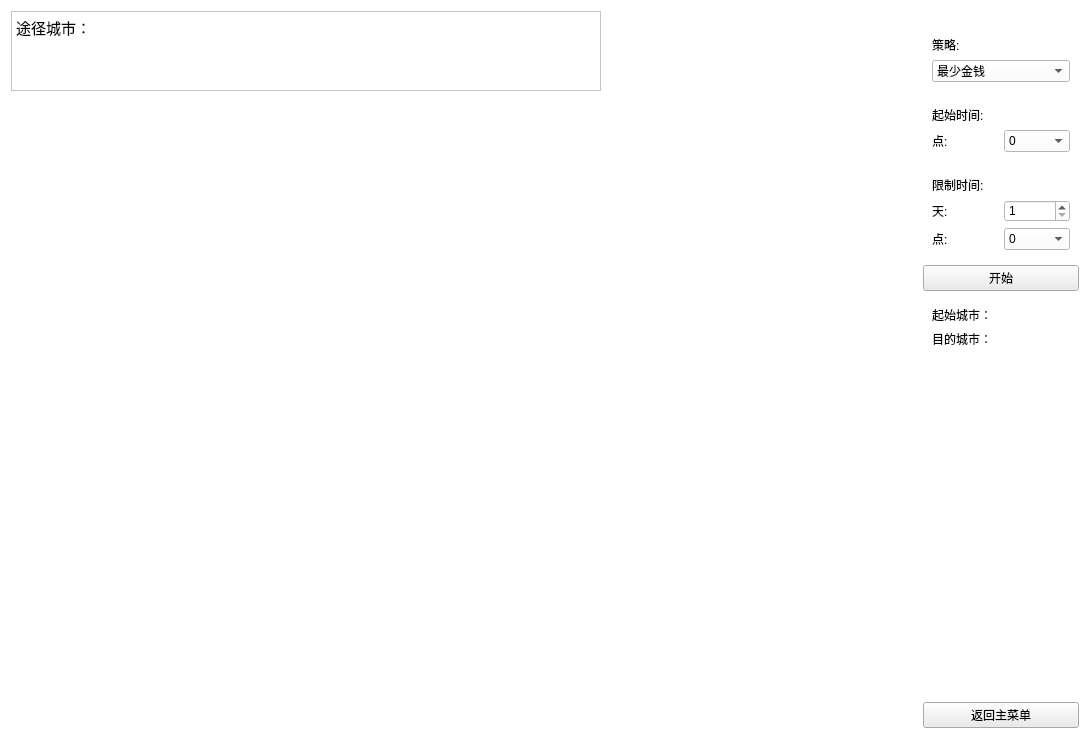
     <widget class="QWidget" name="OrderPage">
      <property name="styleSheet">
       <string notr="true">background-color: rgb(255, 255, 255);
</string>
      </property>
      <layout class="QGridLayout" name="gridLayout_12">
       <item row="6" column="2">
        <spacer name="verticalSpacer_3">
         <property name="orientation">
          <enum>Qt::Vertical</enum>
         </property>
         <property name="sizeHint" stdset="0">
          <size>
           <width>20</width>
           <height>333</height>
          </size>
         </property>
        </spacer>
       </item>
       <item row="1" column="1" rowspan="7">
        <widget class="MyLabel" name="MapLabel">
         <property name="sizePolicy">
          <sizepolicy hsizetype="Preferred" vsizetype="Preferred">
           <horstretch>0</horstretch>
           <verstretch>0</verstretch>
          </sizepolicy>
         </property>
         <property name="minimumSize">
          <size>
           <width>900</width>
           <height>650</height>
          </size>
         </property>
         <property name="maximumSize">
          <size>
           <width>1920</width>
           <height>1080</height>
          </size>
         </property>
         <property name="mouseTracking">
          <bool>true</bool>
         </property>
         <property name="toolTipDuration">
          <number>2000</number>
         </property>
         <property name="autoFillBackground">
          <bool>false</bool>
         </property>
         <property name="styleSheet">
          <string notr="true">background-color: transparent;</string>
         </property>
         <property name="text">
          <string/>
         </property>
         <property name="textFormat">
          <enum>Qt::AutoText</enum>
         </property>
         <property name="pixmap">
          <pixmap resource="../material/material.qrc">:/image/map.png</pixmap>
         </property>
         <property name="scaledContents">
          <bool>true</bool>
         </property>
         <property name="alignment">
          <set>Qt::AlignLeading|Qt::AlignLeft|Qt::AlignVCenter</set>
         </property>
        </widget>
       </item>
       <item row="7" column="2">
        <widget class="QPushButton" name="OrderPageToMenuButton">
         <property name="styleSheet">
          <string notr="true">background-color: rgb(235, 235, 235);
border-color: rgb(0, 0, 0);</string>
         </property>
         <property name="text">
          <string>返回主菜单</string>
         </property>
        </widget>
       </item>
       <item row="0" column="0" rowspan="2" colspan="2">
        <widget class="QTextBrowser" name="transfercityBrowser">
         <property name="sizePolicy">
          <sizepolicy hsizetype="Fixed" vsizetype="Fixed">
           <horstretch>0</horstretch>
           <verstretch>0</verstretch>
          </sizepolicy>
         </property>
         <property name="minimumSize">
          <size>
           <width>590</width>
           <height>80</height>
          </size>
         </property>
         <property name="maximumSize">
          <size>
           <width>590</width>
           <height>80</height>
          </size>
         </property>
         <property name="html">
          <string>&lt;!DOCTYPE HTML PUBLIC &quot;-//W3C//DTD HTML 4.0//EN&quot; &quot;http://www.w3.org/TR/REC-html40/strict.dtd&quot;&gt;
&lt;html&gt;&lt;head&gt;&lt;meta name=&quot;qrichtext&quot; content=&quot;1&quot; /&gt;&lt;style type=&quot;text/css&quot;&gt;
p, li { white-space: pre-wrap; }
&lt;/style&gt;&lt;/head&gt;&lt;body style=&quot; font-family:'Microsoft YaHei UI'; font-size:11pt; font-weight:400; font-style:normal;&quot;&gt;
&lt;p style=&quot; margin-top:0px; margin-bottom:0px; margin-left:0px; margin-right:0px; -qt-block-indent:0; text-indent:0px;&quot;&gt;途径城市：&lt;/p&gt;&lt;/body&gt;&lt;/html&gt;</string>
         </property>
        </widget>
       </item>
       <item row="4" column="2">
        <widget class="QPushButton" name="OrderPathButton">
         <property name="styleSheet">
          <string notr="true">background-color: rgb(235, 235, 235);
border-color: rgb(0, 0, 0);</string>
         </property>
         <property name="text">
          <string>开始</string>
         </property>
        </widget>
       </item>
       <item row="1" column="2">
        <widget class="QWidget" name="strategy_widget" native="true">
         <property name="styleSheet">
          <string notr="true"/>
         </property>
         <layout class="QVBoxLayout" name="verticalLayout_3">
          <item>
           <widget class="QLabel" name="strategy_label">
            <property name="text">
             <string>策略:</string>
            </property>
           </widget>
          </item>
          <item>
           <widget class="QComboBox" name="strategy_comboBox">
            <property name="styleSheet">
             <string notr="true">background-color: rgb(253, 253, 253);
border-color: rgb(0, 0, 0);</string>
            </property>
            <item>
             <property name="text">
              <string>最少金钱</string>
             </property>
            </item>
            <item>
             <property name="text">
              <string>最少时间</string>
             </property>
            </item>
            <item>
             <property name="text">
              <string>限制时间内最少金钱</string>
             </property>
            </item>
           </widget>
          </item>
         </layout>
        </widget>
       </item>
       <item row="3" column="2">
        <widget class="QWidget" name="limit_time_widget" native="true">
         <property name="styleSheet">
          <string notr="true"/>
         </property>
         <layout class="QGridLayout" name="gridLayout">
          <item row="0" column="0" colspan="2">
           <widget class="QLabel" name="limit_time_label">
            <property name="text">
             <string>限制时间:</string>
            </property>
           </widget>
          </item>
          <item row="1" column="0">
           <widget class="QLabel" name="day_label">
            <property name="text">
             <string>天:</string>
            </property>
           </widget>
          </item>
          <item row="1" column="1">
           <widget class="QSpinBox" name="limit_day_spinbox">
            <property name="styleSheet">
             <string notr="true">border-color: rgb(0, 0, 0);</string>
            </property>
            <property name="minimum">
             <number>1</number>
            </property>
           </widget>
          </item>
          <item row="2" column="0">
           <widget class="QLabel" name="hour_label">
            <property name="text">
             <string>点:</string>
            </property>
           </widget>
          </item>
          <item row="2" column="1">
           <widget class="QComboBox" name="limit_hour_comboBox">
            <property name="styleSheet">
             <string notr="true">background-color: rgb(253, 253, 253);
border-color: rgb(0, 0, 0);</string>
            </property>
            <item>
             <property name="text">
              <string>0</string>
             </property>
            </item>
            <item>
             <property name="text">
              <string>1</string>
             </property>
            </item>
            <item>
             <property name="text">
              <string>2</string>
             </property>
            </item>
            <item>
             <property name="text">
              <string>3</string>
             </property>
            </item>
            <item>
             <property name="text">
              <string>4</string>
             </property>
            </item>
            <item>
             <property name="text">
              <string>5</string>
             </property>
            </item>
            <item>
             <property name="text">
              <string>6</string>
             </property>
            </item>
            <item>
             <property name="text">
              <string>7</string>
             </property>
            </item>
            <item>
             <property name="text">
              <string>8</string>
             </property>
            </item>
            <item>
             <property name="text">
              <string>9</string>
             </property>
            </item>
            <item>
             <property name="text">
              <string>10</string>
             </property>
            </item>
            <item>
             <property name="text">
              <string>11</string>
             </property>
            </item>
            <item>
             <property name="text">
              <string>12</string>
             </property>
            </item>
            <item>
             <property name="text">
              <string>13</string>
             </property>
            </item>
            <item>
             <property name="text">
              <string>14</string>
             </property>
            </item>
            <item>
             <property name="text">
              <string>15</string>
             </property>
            </item>
            <item>
             <property name="text">
              <string>16</string>
             </property>
            </item>
            <item>
             <property name="text">
              <string>17</string>
             </property>
            </item>
            <item>
             <property name="text">
              <string>18</string>
             </property>
            </item>
            <item>
             <property name="text">
              <string>19</string>
             </property>
            </item>
            <item>
             <property name="text">
              <string>20</string>
             </property>
            </item>
            <item>
             <property name="text">
              <string>21</string>
             </property>
            </item>
            <item>
             <property name="text">
              <string>22</string>
             </property>
            </item>
            <item>
             <property name="text">
              <string>23</string>
             </property>
            </item>
           </widget>
          </item>
         </layout>
        </widget>
       </item>
       <item row="2" column="2">
        <widget class="QWidget" name="init_time_widget" native="true">
         <property name="styleSheet">
          <string notr="true"/>
         </property>
         <layout class="QGridLayout" name="gridLayout_6">
          <item row="0" column="0">
           <widget class="QLabel" name="init_time_label">
            <property name="text">
             <string>起始时间:</string>
            </property>
           </widget>
          </item>
          <item row="1" column="0">
           <widget class="QLabel" name="hour_label_2">
            <property name="text">
             <string>点:</string>
            </property>
           </widget>
          </item>
          <item row="1" column="1">
           <widget class="QComboBox" name="init_time_comboBox">
            <property name="styleSheet">
             <string notr="true">background-color: rgb(253, 253, 253);
border-color: rgb(0, 0, 0);</string>
            </property>
            <item>
             <property name="text">
              <string>0</string>
             </property>
            </item>
            <item>
             <property name="text">
              <string>1</string>
             </property>
            </item>
            <item>
             <property name="text">
              <string>2</string>
             </property>
            </item>
            <item>
             <property name="text">
              <string>3</string>
             </property>
            </item>
            <item>
             <property name="text">
              <string>4</string>
             </property>
            </item>
            <item>
             <property name="text">
              <string>5</string>
             </property>
            </item>
            <item>
             <property name="text">
              <string>6</string>
             </property>
            </item>
            <item>
             <property name="text">
              <string>7</string>
             </property>
            </item>
            <item>
             <property name="text">
              <string>8</string>
             </property>
            </item>
            <item>
             <property name="text">
              <string>9</string>
             </property>
            </item>
            <item>
             <property name="text">
              <string>10</string>
             </property>
            </item>
            <item>
             <property name="text">
              <string>11</string>
             </property>
            </item>
            <item>
             <property name="text">
              <string>12</string>
             </property>
            </item>
            <item>
             <property name="text">
              <string>13</string>
             </property>
            </item>
            <item>
             <property name="text">
              <string>14</string>
             </property>
            </item>
            <item>
             <property name="text">
              <string>15</string>
             </property>
            </item>
            <item>
             <property name="text">
              <string>16</string>
             </property>
            </item>
            <item>
             <property name="text">
              <string>17</string>
             </property>
            </item>
            <item>
             <property name="text">
              <string>18</string>
             </property>
            </item>
            <item>
             <property name="text">
              <string>19</string>
             </property>
            </item>
            <item>
             <property name="text">
              <string>20</string>
             </property>
            </item>
            <item>
             <property name="text">
              <string>21</string>
             </property>
            </item>
            <item>
             <property name="text">
              <string>22</string>
             </property>
            </item>
            <item>
             <property name="text">
              <string>23</string>
             </property>
            </item>
           </widget>
          </item>
         </layout>
        </widget>
       </item>
       <item row="5" column="2">
        <widget class="QWidget" name="city_widget" native="true">
         <layout class="QGridLayout" name="gridLayout_7">
          <item row="0" column="0">
           <widget class="QLabel" name="city_label1">
            <property name="text">
             <string>起始城市：</string>
            </property>
           </widget>
          </item>
          <item row="0" column="1">
           <widget class="QLabel" name="city_label3">
            <property name="text">
             <string/>
            </property>
           </widget>
          </item>
          <item row="1" column="0">
           <widget class="QLabel" name="city_label2">
            <property name="text">
             <string>目的城市：</string>
            </property>
           </widget>
          </item>
          <item row="1" column="1">
           <widget class="QLabel" name="city_label4">
            <property name="text">
             <string/>
            </property>
           </widget>
          </item>
         </layout>
        </widget>
       </item>
      </layout>
      <zorder>MapLabel</zorder>
      <zorder>strategy_widget</zorder>
      <zorder>init_time_widget</zorder>
      <zorder>limit_time_widget</zorder>
      <zorder>OrderPathButton</zorder>
      <zorder>city_widget</zorder>
      <zorder>OrderPageToMenuButton</zorder>
      <zorder>transfercityBrowser</zorder>
     </widget>
